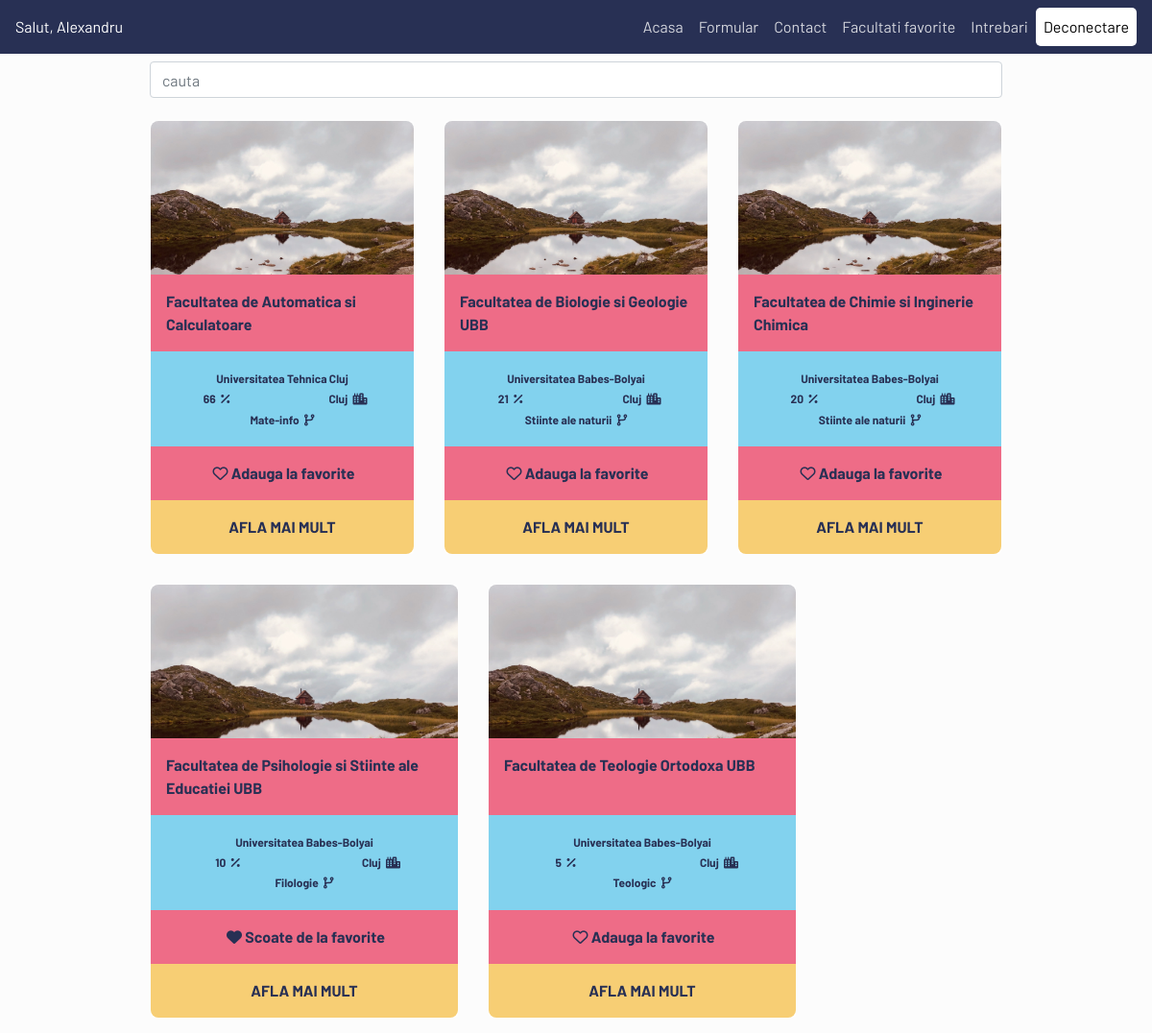
The app's page /pages/homePage.php (signed in) with its own data.
### tables this page shows
CREATE TABLE `users` (
  `idUser` int(11) NOT NULL,
  `Nume` text NOT NULL,
  `Prenume` text NOT NULL,
  `mailUser` tinytext NOT NULL,
  `pwdUsers` longtext NOT NULL,
  `Profil` text DEFAULT NULL,
  `Domeniu` text DEFAULT NULL,
  `domeniu_intensitate` int(1) DEFAULT NULL,
  `job` int(1) DEFAULT NULL,
  `materie1` varchar(64) DEFAULT NULL,
  `materie2` varchar(64) DEFAULT NULL,
  `materie3` varchar(64) DEFAULT NULL,
  `carti` varchar(64) DEFAULT NULL,
  `sociabil` int(1) DEFAULT NULL,
  `sport` varchar(64) DEFAULT NULL,
  `stres` int(1) DEFAULT NULL,
  `Judet` text DEFAULT NULL,
  `PozaUser` text DEFAULT 'UserDefault.jpg'
);

CREATE TABLE `facultati` (
  `Indexf` int(11) NOT NULL,
  `Numef` text DEFAULT NULL,
  `Judet` tinytext DEFAULT NULL,
  `Examenadmi` tinyint(1) DEFAULT NULL,
  `Universitatea` varchar(256) DEFAULT NULL,
  `Profil` text DEFAULT NULL,
  `Poza` text NOT NULL DEFAULT 'default.jpg',
  `job` int(1) DEFAULT NULL,
  `pasiune_facultati` varchar(64) NOT NULL,
  `materie1` varchar(64) DEFAULT NULL,
  `materie2` varchar(64) DEFAULT NULL,
  `materie3` varchar(64) DEFAULT NULL,
  `carti` varchar(64) DEFAULT NULL,
  `sociabil` int(1) DEFAULT NULL,
  `sport` varchar(64) DEFAULT NULL,
  `stres` int(1) DEFAULT NULL,
  `link_facultate` longtext NOT NULL
);

### pages/functii/facultati.php (called while the page is built, shortened)
<?php
require './folderlogin/datacon.php';
require './functii/functii.php';
if (isset($_SESSION['mailUser'])) {
  $mail = $_SESSION['mailUser'];
  $sql = "SELECT * FROM users WHERE mailUser=?";
}
  $stmt=mysqli_stmt_init($connection);
  if (!mysqli_stmt_prepare($stmt,$sql))
  {
      header("Location: ./indexpp.php?error=mysqlerror");
      exit();
  }
  mysqli_stmt_bind_param($stmt,"s",$mail);
  mysqli_stmt_execute($stmt);
  $result=mysqli_stmt_get_result($stmt);
  $user = array();
  if ($result->num_rows > 0) {
    while($row = $result->fetch_assoc()) {
        $user[] = $row;
    }
}
$sql = "SELECT * FROM facultati";
$result = mysqli_query($connection,$sql);
$myArray = array();
if ($result->num_rows > 0) {
    while($row = $result->fetch_assoc()) {
        $myArray[] = $row;
    }
}
$facultati = array();
foreach ($myArray as $_facultate) {
    $temp = new facultate();
    $temp->Indexf=$_facultate['Indexf'];
    $temp->nume = $_facultate['Numef'];
    $temp->universitate = $_facultate['Universitatea'];
    $temp->judet = $_facultate['Judet'];
    $temp->profil = $_facultate['Profil'];
    $temp->compabilitate = getCompability($_facultate, $user);
    $temp->link = $_facultate['link_facultate'];
}

### pages/functii/functii.php (called while the page is built, shortened)
<?php
function binarySearch(Array $var, $nr)
{
	$nr_mic = 0;
	$nr_mare = count($var) - 1;
	while ($nr_mic <= $nr_mare) {
		$nr_important = floor(($nr_mic + $nr_mare) / 2);
		if($var[$nr_important] == $nr) {
			return true;
		}
		if ($nr < $var[$nr_important]) {
			$nr_mare = $nr_important -1;
		}
		else {
			$nr_mic = $nr_important + 1;
		}
	}
	return false;
}
?>

### pages/homePage.php (the view, shortened to what this page needs)
<?php
require './folderlogin/datacon.php';
if(isset($_SESSION['mailUser']))
{
    $mail = $_SESSION['mailUser'];
    $mysql="SELECT * FROM users WHERE mailUser=?";
}
$stmt = mysqli_stmt_init($connection);
if (!mysqli_stmt_prepare($stmt, $mysql))
{
    header("Location: ../index.php");
    exit();
}
mysqli_stmt_bind_param($stmt, "s", $mail);
mysqli_stmt_execute($stmt);
$result= mysqli_stmt_get_result($stmt);
if ($result->num_rows > 0) {
    $row = $result->fetch_assoc();
}
$tip = $_SESSION["tip"];
$id = $_SESSION["id"];
$sql = "SELECT * FROM `favorite` WHERE `idUser` = '$id' AND `tip` = '$tip'";
$result = mysqli_query($connection,$sql);
$favorite = array();
if ($result->num_rows > 0) {
    while($row_fav = $result->fetch_assoc()) {
        $favorite[] = $row_fav['Indexf'];
    }
}
sort($favorite);
?>
<!doctype html>
<html lang="en">
    <head>
        <link rel="stylesheet" href="https://stackpath.bootstrapcdn.com/bootstrap/4.4.1/css/bootstrap.min.css">
        <link rel="stylesheet" href="./CSS/navbar.css">
        <link rel="stylesheet" href="./CSS/homePage.css">
        <link rel="stylesheet" href="./CSS/base.css">
    </head>
    <body>
        <nav class="navbar navbar-expand-lg navbar-light">
            <a href="#">
                <?php
                if (isset($row['Prenume']))
                    print "Salut, ".$row['Prenume'];
                ?>
            </a>
            <div class="collapse navbar-collapse" id="navbarNav" style="flex-direction: row-reverse;">
                <ul class="navbar-nav">
                    <li class="nav-item">
                        <a href="./homePage.php" class="nav-link">Acasa</a>
                    </li>
                    <li class="nav-item">
                        <a onclick="alert();" class="nav-link">Formular</a>
                    </li>
                    <li class="nav-item">
                        <a href="./contact.php" class="nav-link">Contact</a>
                    </li>
                    <li class="nav-item">
                        <a href="./favorite.php" class="nav-link">Facultati favorite</a>
                    </li>
                    <li class="nav-item">
                        <a href="./faq.php" class="nav-link">Intrebari</a>
                    </li>
                    <li class="nav-item">
                        <a href="./folderlogin/deconectphp.php" class="nav-link"> Deconectare</a>
                    </li>
                </ul>
            </div>
        </nav>
        <div id="search">
            <input onkeyup="sort()" class="form-control w-75"
                   type="text" placeholder="cauta" id="search_field" aria-label="Search">
        </div>
        <main class="container">
            <div id="showcase">
                <div class="row">
                    <?php
                    require './functii/facultati.php';
                    usort($facultati,function($first,$second){
                        return $first->compabilitate < $second->compabilitate;
                    });
                    foreach ($facultati as $card) {
                    ?>
                    <div class="col card">
                        <div class="row-lg-4 backgrounded"></div>
                        <div class="row-lg-2 name">
                            <?php
                        echo $card->nume;
                            ?>
                        </div>
                        <div class="row-lg-3 prop text-center">
                            <div class="col">
                                <div class="row">
                                    <div class="col">
                                        <?php
                        echo $card->universitate;
                                        ?>
                                    </div>
                                </div>
                                <div class="row justify-content-between">
                                    <div class="col">
                                        <?php
                        echo $card->compabilitate
                                        ?>
                                        <i class="fas fa-percentage"></i></div>
                                    <div class="col">
                                        <?php
                            echo $card->judet;
                                        ?>
                                        <i class="fas fa-city"></i>
                                    </div>
                                </div>
                                <div class="row">
                                    <div class="col">
                                        <?php
                        echo $card->profil;
                                        ?>
                                        <i class="fas fa-code-branch"></i>
                                    </div>
                                </div>
                            </div>
                        </div>
                        <div class="row-lg-3 fav text-center">
                            <form action="./favoriteAlg.php" method="post">
                                <?php
                        if(binarySearch($favorite, $card->Indexf))
                            echo '<button type="submit" style="all: unset" name="scoatere" id="'.$card->Indexf.'" value="'.$card->Indexf.'"><i class="fas fa-heart"></i> Scoate de la favorite</button>';
                        else
                            echo '<button type="submit" style="all: unset" name="adaugare" id="'.$card->Indexf.'" value="'.$card->Indexf.'"><i class="far fa-heart"></i> Adauga la favorite</button>';
                                ?>
                            </form>
                        </div>
                        <div class="row-lg-3 extra text-center">
                            <a href="
                                     <?php
                        echo $card->link;
                                     ?>
                                     ">Afla mai mult</a>
                        </div>
                    </div>
                    <?php } ?>
                </div>
            </div>
        </main>
    </body>
</html>

### pages/CSS/navbar.css (style rules this page uses)
.navbar { background: var(--black); display: flex; font-family: 'Barlow', sans-serif; }
.navbar a { color: white; cursor: pointer; }
.nav-link { color: rgba(255,255,255,.8)!important; }
.nav-item:last-of-type { background: white; border-radius: 5px; }
.nav-item:last-of-type a { color: black!important; }
#search { display: flex; justify-content: center; padding: .5em; }

### pages/CSS/homePage.css (style rules this page uses)
body { overflow-x: hidden; }
#showcase { margin: 0 auto; width: 80%; max-width: 1024px; }
.row { flex-wrap: wrap; flex: 1 1 0px }
.card { max-width: 20em; min-width: 225px; border: 0; padding: 0; margin: 1rem; font-weight: 700!important; color: var(--black); }
.backgrounded { min-height: 10em; background-image: url('../Images/background.jpg'); background-size: cover; border-top-left-radius: 8px; border-top-right-radius: 8px; }
.name { background-color: var(--red); padding: 1rem 1rem; height: 100%; }
.prop { background: var(--blue); padding: 1rem 0; }
.fav { background: var(--red); padding: 1rem 0; cursor: pointer; }
.extra { background: var(--yellow); border-bottom-left-radius: 8px; border-bottom-right-radius: 8px; padding: 1rem; }
.extra a { color: var(--black); text-transform: uppercase; }
.prop .col { font-size: 12px; margin: 0.1rem 0; }
i { margin-left: 3px; }

### pages/CSS/base.css (style rules this page uses)
body, html { margin: 0; padding: 0; background: var(--white); color: var(--black); font-family: 'Barlow', sans-serif; }

### pages/CSS/variabiles.css (style rules this page uses)
:root { --blue: #82D2EE; --red: #EE6C87; --yellow: #F7CE74; --white: #FCFCFC; --black: #283054; }

### records on screen
users: Prenume "Alexandru"
facultati: Numef "Facultatea de Automatica si Calculatoare", Universitatea "Universitatea Tehnica Cluj", compabilitate "66", Judet "Cluj", Profil "Mate-info", $card->Indexf 2 (drawn)
facultati: Numef "Facultatea de Biologie si Geologie UBB", Universitatea "Universitatea Babes-Bolyai", compabilitate "21", Judet "Cluj", Profil "Stiinte ale naturii", $card->Indexf 4 (drawn)
facultati: Numef "Facultatea de Chimie si Inginerie Chimica", Universitatea "Universitatea Babes-Bolyai", compabilitate "20", Judet "Cluj", Profil "Stiinte ale naturii", $card->Indexf 5 (drawn)
facultati: Numef "Facultatea de Psihologie si Stiinte ale Educatiei UBB", Universitatea "Universitatea Babes-Bolyai", compabilitate "10", Judet "Cluj", Profil "Filologie", $card->Indexf 3 (drawn)
facultati: Numef "Facultatea de Teologie Ortodoxa UBB", Universitatea "Universitatea Babes-Bolyai", compabilitate "5", Judet "Cluj", Profil "Teologic", $card->Indexf 1 (drawn)
